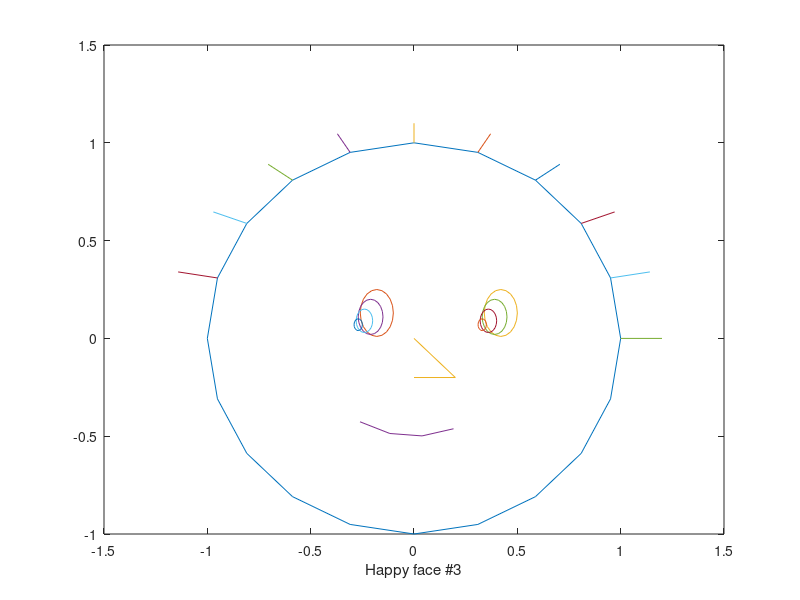

This chart was generated by the following MATLAB code:
function dummy=happy_f3

axis('square')
axis([-1.1,1.1,-1.0,1.2])
dt = pi/10;
t=0:dt:2*pi;
x=cos(t); y=sin(t);

plot( x,y)
hold on
for k=0.8:-0.2:0.05
plot(k*0.1*x-0.3+ 0.15*k,k*0.15*y+0.05+ 0.1*k)   % left eye
plot(k*0.1*x+0.3+ 0.15*k,k*0.15*y+0.05+ 0.1*k)   % right eye
end
plot([0,0.2,0],[0, -0.2,-0.2])
s1 = 3*pi/2-1.1*0.5;
s2 = 3*pi/2+1.1*0.5;
s = s1:dt:s2;
xs = 0.5*cos(s); ys = 0.5*sin(s);  % mouth
plot(xs,ys)
L=length(x)/2;   % hair
xh=x(1:L); yh=y(1:L);
for j=1:L
plot([xh(j),xh(j)*1.2],[yh(j),yh(j)*1.1]);
end
xlabel('Happy face #3')
